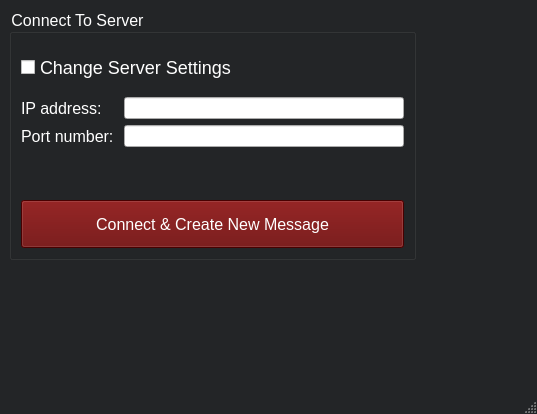
<?xml version="1.0" encoding="UTF-8"?>
<ui version="4.0">
 <class>MainWindow</class>
 <widget class="QMainWindow" name="MainWindow">
  <property name="geometry">
   <rect>
    <x>0</x>
    <y>0</y>
    <width>537</width>
    <height>414</height>
   </rect>
  </property>
  <property name="windowTitle">
   <string>ConnectionWindow</string>
  </property>
  <property name="styleSheet">
   <string notr="true">QPushButton {
	background-color: rgb(102, 0, 0);
	color: white;
	font-size: 16px;
}
QMainWindow {
	background-color: rgb(35, 37, 39);
	color: white;
	font-size: 16px;
}
QGroupBox{
	background-color: rgb(35, 37, 39);
	color: white;
	font-size: 16px;
}
QLabel {
	color: white;
	font-size: 16px;
}
QCheckBox{
	color: white;
	font-size: 18px;
}
QMessageBox{
	color: white;
	background-color: rgb(35, 37, 39);
	font-size: 16px;
}
QLineEdit[urgent=true] {

 color: black;
background-color: white;
font-size: 16px;
}

QLineEdit[urgent=false] {

 color: white;
background-color: gray;
font-size: 16px;
}
</string>
  </property>
  <widget class="QWidget" name="centralwidget">
   <property name="sizePolicy">
    <sizepolicy hsizetype="Preferred" vsizetype="Preferred">
     <horstretch>0</horstretch>
     <verstretch>0</verstretch>
    </sizepolicy>
   </property>
   <property name="maximumSize">
    <size>
     <width>425</width>
     <height>269</height>
    </size>
   </property>
   <property name="styleSheet">
    <string notr="true"/>
   </property>
   <layout class="QHBoxLayout" name="horizontalLayout">
    <property name="sizeConstraint">
     <enum>QLayout::SetNoConstraint</enum>
    </property>
    <item>
     <widget class="QGroupBox" name="groupBox">
      <property name="layoutDirection">
       <enum>Qt::LeftToRight</enum>
      </property>
      <property name="styleSheet">
       <string notr="true"/>
      </property>
      <property name="title">
       <string>Connect To Server</string>
      </property>
      <layout class="QGridLayout" name="gridLayout">
       <item row="0" column="0">
        <widget class="QCheckBox" name="checkBox">
         <property name="sizePolicy">
          <sizepolicy hsizetype="MinimumExpanding" vsizetype="MinimumExpanding">
           <horstretch>0</horstretch>
           <verstretch>0</verstretch>
          </sizepolicy>
         </property>
         <property name="maximumSize">
          <size>
           <width>383</width>
           <height>16777215</height>
          </size>
         </property>
         <property name="text">
          <string>Change Server Settings</string>
         </property>
        </widget>
       </item>
       <item row="1" column="0">
        <layout class="QFormLayout" name="formLayout">
         <property name="horizontalSpacing">
          <number>6</number>
         </property>
         <item row="0" column="0">
          <widget class="QLabel" name="label">
           <property name="sizePolicy">
            <sizepolicy hsizetype="MinimumExpanding" vsizetype="MinimumExpanding">
             <horstretch>0</horstretch>
             <verstretch>0</verstretch>
            </sizepolicy>
           </property>
           <property name="text">
            <string>IP address:</string>
           </property>
          </widget>
         </item>
         <item row="0" column="1">
          <widget class="QLineEdit" name="lineEdit_ip">
           <property name="sizePolicy">
            <sizepolicy hsizetype="MinimumExpanding" vsizetype="MinimumExpanding">
             <horstretch>0</horstretch>
             <verstretch>0</verstretch>
            </sizepolicy>
           </property>
           <property name="styleSheet">
            <string notr="true">

</string>
           </property>
          </widget>
         </item>
         <item row="1" column="0">
          <widget class="QLabel" name="label_2">
           <property name="sizePolicy">
            <sizepolicy hsizetype="MinimumExpanding" vsizetype="MinimumExpanding">
             <horstretch>0</horstretch>
             <verstretch>0</verstretch>
            </sizepolicy>
           </property>
           <property name="text">
            <string>Port number: </string>
           </property>
          </widget>
         </item>
         <item row="1" column="1">
          <widget class="QLineEdit" name="lineEdit_port">
           <property name="sizePolicy">
            <sizepolicy hsizetype="MinimumExpanding" vsizetype="MinimumExpanding">
             <horstretch>0</horstretch>
             <verstretch>0</verstretch>
            </sizepolicy>
           </property>
           <property name="styleSheet">
            <string notr="true"/>
           </property>
          </widget>
         </item>
        </layout>
       </item>
       <item row="2" column="0">
        <spacer name="verticalSpacer">
         <property name="orientation">
          <enum>Qt::Vertical</enum>
         </property>
         <property name="sizeHint" stdset="0">
          <size>
           <width>20</width>
           <height>20</height>
          </size>
         </property>
        </spacer>
       </item>
       <item row="3" column="0">
        <widget class="QPushButton" name="pushButton">
         <property name="sizePolicy">
          <sizepolicy hsizetype="MinimumExpanding" vsizetype="MinimumExpanding">
           <horstretch>0</horstretch>
           <verstretch>0</verstretch>
          </sizepolicy>
         </property>
         <property name="styleSheet">
          <string notr="true"/>
         </property>
         <property name="text">
          <string>Connect &amp;&amp; Create New Message</string>
         </property>
        </widget>
       </item>
      </layout>
     </widget>
    </item>
   </layout>
  </widget>
  <widget class="QMenuBar" name="menubar">
   <property name="geometry">
    <rect>
     <x>0</x>
     <y>0</y>
     <width>537</width>
     <height>21</height>
    </rect>
   </property>
  </widget>
  <widget class="QStatusBar" name="statusbar"/>
 </widget>
 <resources/>
 <connections/>
</ui>
